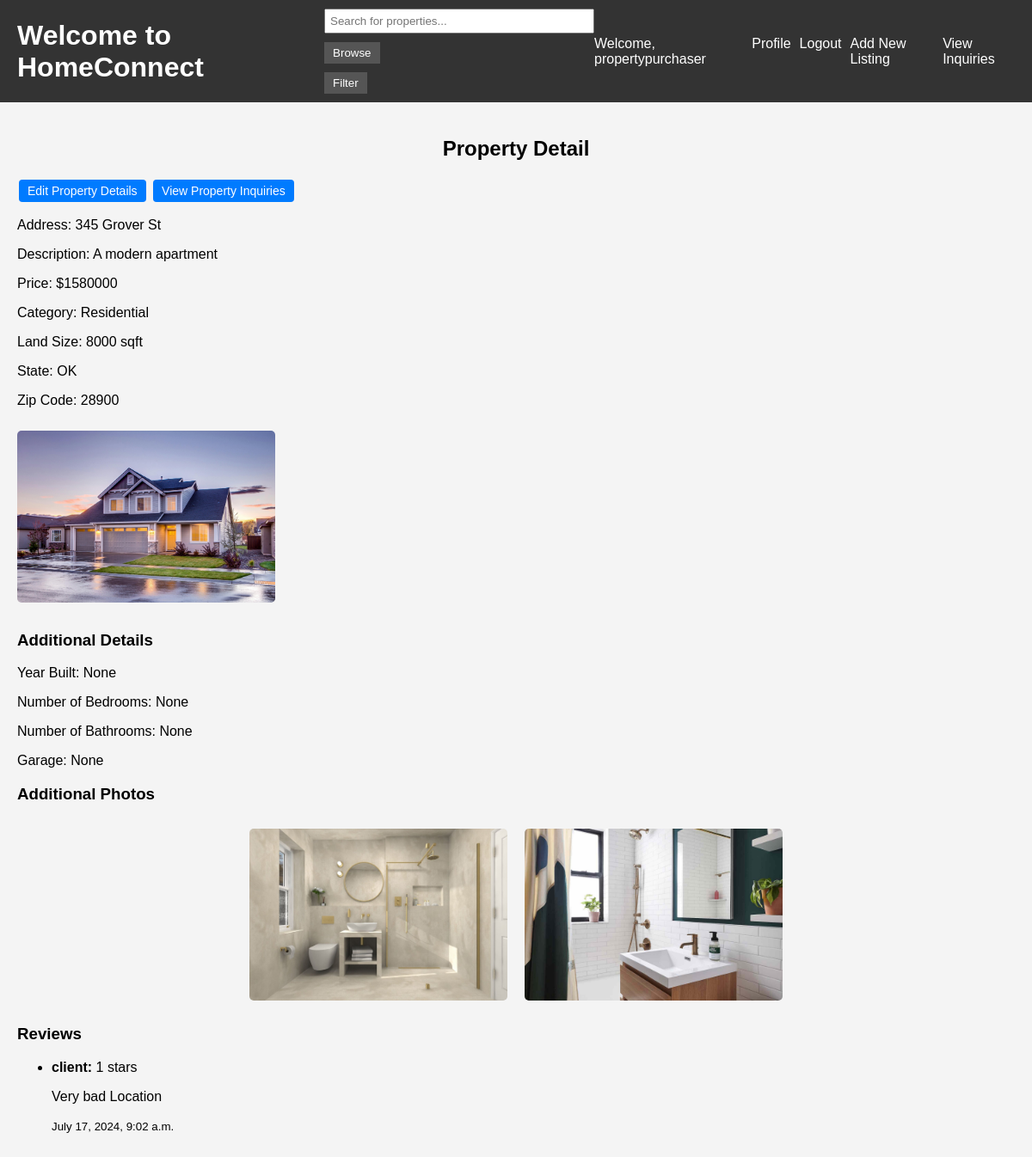
The app's page /properties/14/ (signed in) with its own data.
### core/models.py (models this page shows, shortened)
class CustomUser(AbstractUser):
    USER_TYPE_CHOICES = (
        ('client', 'Client'),
        ('property_purchaser', 'Property Purchaser'),
        ('salesperson', 'Salesperson'),
    )
    user_role = models.CharField(max_length=20, choices=USER_TYPE_CHOICES, default='client')
    phone_number = models.CharField(max_length=15, blank=True, null=True)
    office_address = models.CharField(max_length=255, blank=True, null=True)

class Property(models.Model):
    property_purchaser = models.ForeignKey(PropertyPurchaser, on_delete=models.CASCADE)
    address = models.CharField(max_length=255)
    description = models.TextField()
    price = models.CharField(max_length=20)
    category = models.CharField(max_length=50)
    land_size = models.CharField(max_length=20)
    image = models.ImageField(upload_to='property_images/', null=True, blank=True)
    number_of_bedrooms = models.CharField(max_length=5, null=True, blank=True)
    number_of_bathrooms = models.CharField(max_length=5, null=True, blank=True)
    garage = models.CharField(max_length=5, null=True, blank=True)
    year_built = models.CharField(max_length=4, null=True, blank=True)
    zip_code = models.CharField(max_length=5, null=True, blank=True)  # Ensure zip code is 5 digits
    state = models.CharField(max_length=2, null=True, blank=True)  # State abbreviation

class AdditionalPhoto(models.Model):
    property = models.ForeignKey(Property, related_name='additional_photos', on_delete=models.CASCADE)
    photo = models.ImageField(upload_to='additional_photos/')

class Review(models.Model):
    client = models.ForeignKey(CustomUser, on_delete=models.CASCADE)
    property = models.ForeignKey(Property, on_delete=models.CASCADE, default=1)
    rating = models.IntegerField()
    review_text = models.TextField(null=True, blank=True)
    created_at = models.DateTimeField(auto_now_add=True)

### core/views.py (the view)
# urls.py: path('properties/<int:property_id>/', views.property_detail, name='property_detail'),
@login_required(login_url='/login/')
def property_detail(request, property_id):
    property_instance = get_object_or_404(Property, id=property_id)
    user_role = request.user.user_role if request.user.is_authenticated else None
    return render(request, 'property_detail.html', {
        'property': property_instance,
        'user_role': user_role
    })

### core/templates/property_detail.html (shortened to what this page needs)
{% extends 'base.html' %}
{% block content %}
<div class="property-detail-header">
    <h2>Property Detail</h2>
    <div class="action-buttons">
        {% if user.user_role == 'property_purchaser' %}
            <a href="{% url 'edit_property' property.id %}" class="btn">Edit Property Details</a>
            <a href="{% url 'track_inquiries' property.id %}" class="btn">View Property Inquiries</a>
        {% endif %}
    </div>
</div>
<p>Address: {{ property.address }}</p>
<p>Description: {{ property.description }}</p>
<p>Price: ${{ property.price }}</p>
<p>Category: {{ property.category }}</p>
<p>Land Size: {{ property.land_size }}</p>
<p>State: {{ property.state }}</p>
<p>Zip Code: {{ property.zip_code }}</p>
{% if property.image %}
    <img src="{{ property.image.url }}" alt="Property Image" class="property-image">
{% else %}
    <p>No Image Available</p>
{% endif %}
<h3>Additional Details</h3>
<p>Year Built: {{ property.year_built }}</p>
<p>Number of Bedrooms: {{ property.number_of_bedrooms }}</p>
<p>Number of Bathrooms: {{ property.number_of_bathrooms }}</p>
<p>Garage: {{ property.garage }}</p>
<h3>Additional Photos</h3>
<div class="property-list">
{% for photo in property.additional_photos.all %}
    <img src="{{ photo.photo.url }}" alt="Additional Photo" class="property-image">
{% empty %}
    <p>No additional photos available.</p>
{% endfor %}
</div>
<h3>Reviews</h3>
<ul>
    {% for review in property.review_set.all %}
        <li>
            <strong>{{ review.client.username }}:</strong>
            <span>{{ review.rating }} stars</span>
            <p>{{ review.review_text }}</p>
            <small>{{ review.created_at }}</small>
        </li>
    {% empty %}
        <li>No reviews yet.</li>
    {% endfor %}
</ul>
{% endblock %}

### core/templates/base.html (shortened to what this page needs)
<!DOCTYPE html>
<html>
<head>
    {% load static %}
    <link rel="stylesheet" type="text/css" href="{% static 'styles.css' %}">
</head>
<body>
    <header>
        <h1><a href="{% url 'home' %}">Welcome to HomeConnect</a></h1>
        <form method="get" action="{% url 'search' %}">
            <input type="text" name="query" placeholder="Search for properties..." value="{{ request.GET.query }}">
            <button type="submit">Browse</button>
            <button type="button" onclick="toggleFilters()">Filter</button>
        </form>
        <nav>
            {% if user.is_authenticated %}
                <span>Welcome, {{ user.username }}</span>
                <a href="{% url 'profile' user.id %}">Profile</a>
                <a href="{% url 'logout' %}">Logout</a>
                {% if not user.is_superuser %}
                    {% if user.user_role == 'property_purchaser' %}
                        <a href="{% url 'create_property_step1' %}">Add New Listing</a>
                        <a href="{% url 'inquiry_list' %}">View Inquiries</a>
                    {% endif %}
                {% else %}
                    <a href="{% url 'admin:index' %}">Admin Dashboard</a>
                {% endif %}
            {% else %}
                <a href="{% url 'signup' %}">Register</a>
                <a href="{% url 'login' %}">Login</a>
            {% endif %}
        </nav>
    </header>
    <main>
        {% block content %}
        {% endblock %}
    </main>
</body>
</html>

### core/static/styles.css (style rules this page uses)
body { font-family: Arial, sans-serif; background-color: #f4f4f4; margin: 0; padding: 0; }
header { background-color: #333; color: white; padding: 10px 20px; display: flex; justify-content: space-between; align-items: center; }
header h1 { margin: 0; }
header h1 a { color: white !important; text-decoration: none; }
header form { margin: 0; }
header input[type="text"] { padding: 5px; width: 200px; }
header button { padding: 5px 10px; background-color: #555; color: white; border: none; cursor: pointer; }
nav { display: flex; gap: 10px; }
nav a { color: white; text-decoration: none; }
main { padding: 20px; }
.property-list { display: flex; flex-wrap: wrap; gap: 20px; justify-content: center; }
h2 { text-align: center; }
form { display: flex; flex-direction: column; gap: 10px; }
form button { width: fit-content; padding: 5px 10px; background-color: #555; color: white; border: none; cursor: pointer; }
form input[type="text"], form input[type="password"], form select { padding: 5px; width: 300px; }
.property-image { width: 300px; height: 200px; object-fit: cover; border-radius: 5px; margin: 10px 0; }
.btn { display: inline-block; padding: 5px 10px; margin: 2px; font-size: 14px; color: #fff; background-color: #007bff; border: none; border-radius: 4px; text-decoration: none; cursor: pointer; text-align: center; }

### records on screen
CustomUser: username "propertypurchaser"
Property: address "345 Grover St", description "A modern apartment", price "1580000", category "Residential", land_size "8000 sqft", state "OK", zip_code "28900", image (picture), year_built "None", number_of_bedrooms "None", number_of_bathrooms "None", garage "None"
AdditionalPhoto: photo (picture)
AdditionalPhoto: photo (picture)
Review: client.username "client", rating "1", review_text "Very bad Location", created_at "July 17, 2024, 9:02 a.m."
